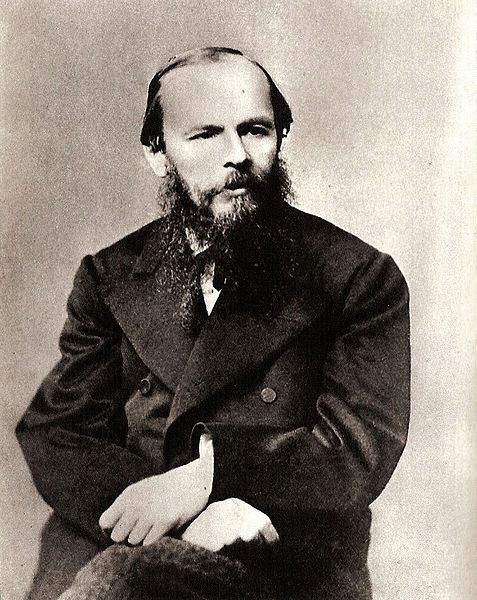
#> input picture Assignment 21/dostoevsky.jpg, 477 x 600 px, given in place of the camera
$ python '5 (color detector).py'
#> lines starting #> are read from the running program, lines starting #| are printed output that depends on the picture; after the words box and inside, x2 and y2 are one past the last pixel; in counts of white or black regions, pixels touching at a corner belong together
import numpy as np
import cv2 as cv

def modified_NxN_convolution(img, n):
    mask = np.ones((n, n))
    mask /= n * n
    height, width = img.shape
    result = np.zeros(img.shape, np.uint8)

    m = n//2
    center_y = height//2
    center_x = width//2
    for i in range(m, height - m):
        for j in range(m, width - m):
            if not (center_y-40 < i < center_y+40 and center_x-40 < j < center_x+40):
                result[i][j] = np.sum(img[i-m: i+m+1, j-m: j+m+1] * mask)
    t=35
    result[center_y-t : center_y+t+1, center_x-t : center_x+t+1] = img[center_y-t : center_y+t+1, center_x-t : center_x+t+1]

    return result

video_cap = cv.VideoCapture(0, cv.CAP_DSHOW)

while True:
    ret, frame = video_cap.read()
#> frame is the input picture: shape (600, 477, 3); mean B, G, R 117.3, 125.6, 133.7
    frame = cv.cvtColor(frame, cv.COLOR_BGR2GRAY)
#> frame: shape (600, 477)
    frame = cv.resize(frame, (0,0), fx=.5, fy=.5)
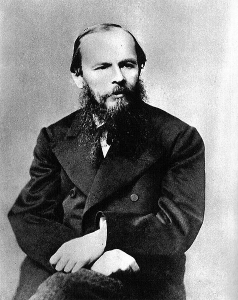
#> frame: shape (300, 238); min 1, max 255, mean 126.9

    frame = modified_NxN_convolution(frame, 21)
#> after the loop in modified_NxN_convolution, `for i in range(m, height - m):`:
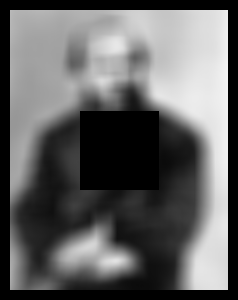
#> result: shape (300, 238); min 0, max 244, mean 98.1
#> in modified_NxN_convolution, `result[center_y-t : center_y+t+1, center_x-t : center_x+t+1] = img[cen..`:
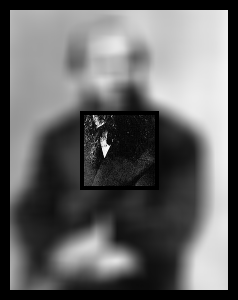
#> result: shape (300, 238); 7.06% of pixels changed, all inside (x1, y1, x2, y2) = (84, 115, 155, 186)
    frame = cv.equalizeHist(frame)
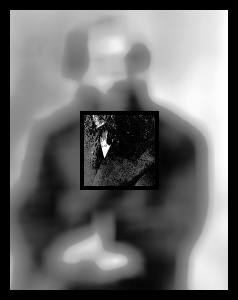
#> frame: shape (300, 238); min 0, max 255, mean 107.5

    center_x = frame.shape[1]//2
#> center_x = 119
    center_y = frame.shape[0]//2
#> center_y = 150
    travel = 33

    if frame[center_y][center_x-travel] < 40 and frame[center_y][center_x+travel] < 40 and frame[center_y-travel][center_x] < 40 and frame[center_y+travel][center_x] < 40:
        cv.putText(frame,'Black',(10,40),cv.FONT_HERSHEY_SIMPLEX,1,(0, 0, 0),2)
    elif frame[center_y][center_x-travel] > 130 and frame[center_y][center_x+travel] > 130 and frame[center_y-travel][center_x] > 130 and frame[center_y+travel][center_x] > 130:
        cv.putText(frame,'White',(10,40),cv.FONT_HERSHEY_SIMPLEX,1,(0, 0, 0),2)
    else:
        cv.putText(frame,'Gray',(10,40),cv.FONT_HERSHEY_SIMPLEX,1,(0, 0, 0),2)
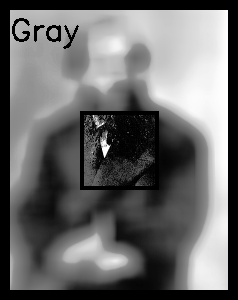
#> frame: shape (300, 238); 0.69% of pixels changed, all inside (x1, y1, x2, y2) = (12, 18, 79, 49)

    print(frame[center_y][center_x-travel],frame[center_y][center_x+travel],frame[center_y-travel][center_x],frame[center_y+travel][center_x])
#| 73 12 11 16

    cv.imshow('h', frame)
    cv.waitKey(1)
